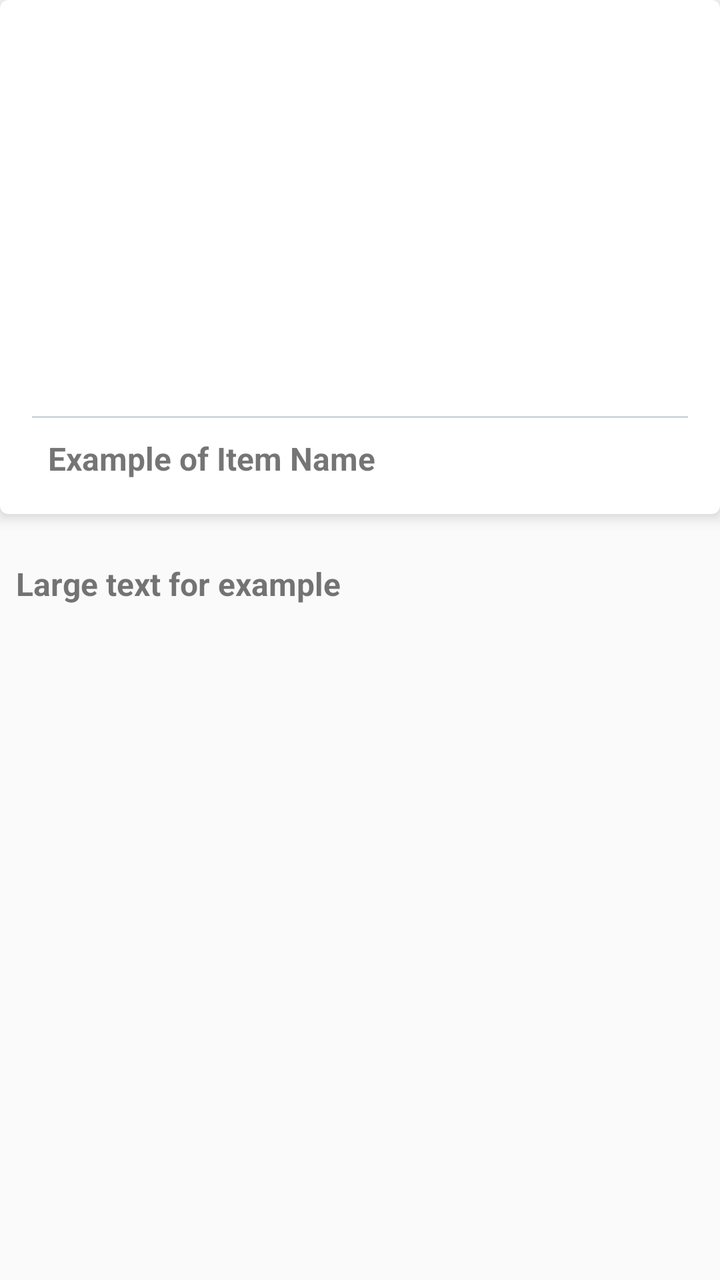
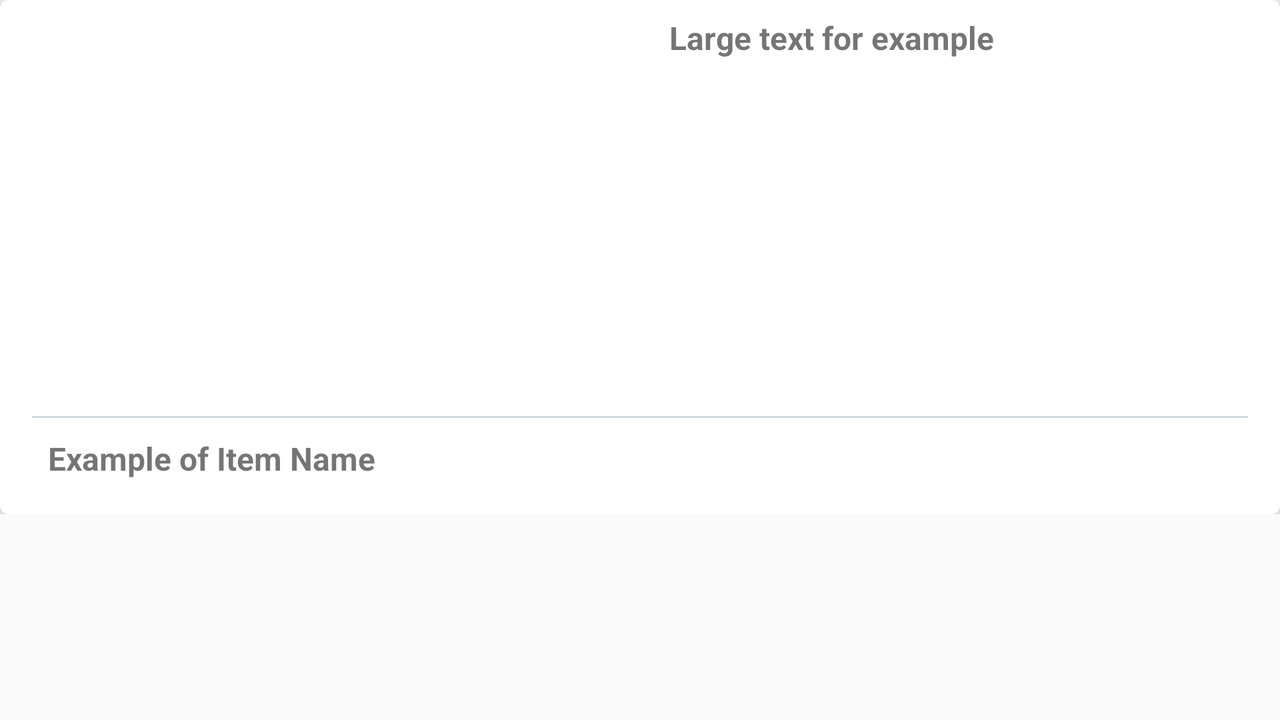

Compare how this app lays out the same screen by default and in its alternative resource folder. The renders come first, then the two layout files and the values they reference.
<!-- AndroidManifest.xml: application theme AppTheme -->
<!-- res/layout/frag_desc.xml -->
<?xml version="1.0" encoding="utf-8"?>
<android.support.constraint.ConstraintLayout xmlns:android="http://schemas.android.com/apk/res/android"
    xmlns:app="http://schemas.android.com/apk/res-auto"
    xmlns:tools="http://schemas.android.com/tools"
    android:layout_width="match_parent"
    android:layout_height="match_parent">

    <ScrollView
        android:layout_width="match_parent"
        android:layout_height="0dp">

        <LinearLayout
            android:layout_width="match_parent"
            android:layout_height="wrap_content"
            android:orientation="vertical">

            <android.support.v7.widget.CardView
                android:id="@+id/frag_desc_item_cv"
                android:layout_width="match_parent"
                android:layout_height="wrap_content"

                app:cardCornerRadius="@dimen/model_frag_list_rv_item_cv_corner_radius"
                app:cardElevation="@dimen/model_frag_list_rv_item_cv_elevation">

                <android.support.constraint.ConstraintLayout
                    android:layout_width="match_parent"
                    android:layout_height="match_parent">

                    <ImageView
                        android:id="@+id/frag_desc_item_img"
                        android:layout_width="match_parent"
                        android:layout_height="@dimen/model_frag_list_rv_item_imgv_height"
                        android:layout_marginTop="8dp"
                        android:clickable="true"
                        android:focusable="true"
                        android:foreground="?android:attr/selectableItemBackground"
                        android:contentDescription="@string/frag_list_rv_item_image_description"
                        app:layout_constraintTop_toTopOf="parent" />

                    <View
                        android:id="@+id/frag_desc_divider_view"
                        android:layout_width="match_parent"
                        android:layout_height="@dimen/model_frag_list_rv_item_divider_view_height"
                        android:layout_marginEnd="16dp"
                        android:layout_marginLeft="16dp"
                        android:layout_marginRight="16dp"
                        android:layout_marginStart="16dp"
                        android:layout_marginTop="8dp"
                        android:background="@color/model_frag_list_rv_item_divider_view_color"
                        app:layout_constraintEnd_toEndOf="parent"
                        app:layout_constraintStart_toStartOf="parent"
                        app:layout_constraintTop_toBottomOf="@+id/frag_desc_item_img" />

                    <TextView
                        android:id="@+id/frag_desc_item_item_name"
                        android:layout_width="wrap_content"
                        android:layout_height="wrap_content"
                        android:layout_marginBottom="8dp"
                        android:layout_marginLeft="16dp"
                        android:layout_marginStart="16dp"
                        android:paddingLeft="@dimen/model_frag_list_rv_item_tv_padding_left_right"
                        android:paddingRight="@dimen/model_frag_list_rv_item_tv_padding_left_right"
                        android:textSize="@dimen/font_size_medium"
                        android:textStyle="bold"
                        app:layout_constraintBottom_toBottomOf="@+id/frag_desc_item_img_btn_share"
                        app:layout_constraintStart_toStartOf="parent"
                        app:layout_constraintTop_toTopOf="@+id/frag_desc_item_img_btn_share"
                        tools:text="Example of Item Name" />

                    <ImageButton
                        android:id="@+id/frag_desc_item_img_btn_like"
                        android:layout_width="@dimen/model_frag_list_rv_item_btn_dimensions"
                        android:layout_height="@dimen/model_frag_list_rv_item_btn_dimensions"
                        android:layout_marginEnd="32dp"
                        android:layout_marginRight="32dp"
                        android:background="@android:color/transparent"
                        android:contentDescription="@string/frag_list_rv_item_image_btn_like_description"
                        app:layout_constraintBottom_toBottomOf="@+id/frag_desc_item_img_btn_share"
                        app:layout_constraintEnd_toStartOf="@+id/frag_desc_item_img_btn_share"
                        app:layout_constraintTop_toTopOf="@+id/frag_desc_item_img_btn_share" />

                    <ImageButton
                        android:id="@+id/frag_desc_item_img_btn_share"
                        android:layout_width="@dimen/model_frag_list_rv_item_btn_dimensions"
                        android:layout_height="@dimen/model_frag_list_rv_item_btn_dimensions"
                        android:layout_marginBottom="8dp"
                        android:layout_marginEnd="16dp"
                        android:layout_marginRight="16dp"
                        android:layout_marginTop="8dp"
                        android:background="@android:color/transparent"
                        android:contentDescription="@string/frag_list_rv_item_image_btn_share_description"
                        app:layout_constraintBottom_toBottomOf="parent"
                        app:layout_constraintEnd_toEndOf="parent"
                        app:layout_constraintTop_toBottomOf="@+id/frag_desc_divider_view"
                        app:srcCompat="@drawable/ic_img_share" />

                </android.support.constraint.ConstraintLayout>

            </android.support.v7.widget.CardView>

            <TextView
                android:id="@+id/frag_desc_tv_desc"
                android:layout_width="match_parent"
                android:layout_height="wrap_content"
                android:layout_marginEnd="8dp"
                android:layout_marginLeft="8dp"
                android:layout_marginRight="8dp"
                android:layout_marginStart="8dp"
                android:layout_marginTop="24dp"
                android:scrollbars="vertical"
                android:textSize="@dimen/font_size_medium"
                android:textStyle="bold"
                app:layout_constraintEnd_toEndOf="@+id/frag_desc_item_cv"
                app:layout_constraintStart_toStartOf="@+id/frag_desc_item_cv"
                app:layout_constraintTop_toBottomOf="@+id/frag_desc_item_cv"
                tools:text="Large text for example" />
        </LinearLayout>

    </ScrollView>

</android.support.constraint.ConstraintLayout>
<!-- resources referenced by this layout -->
<resources>
  <color name="model_frag_list_rv_item_divider_view_color">#cfd8dc</color>
  <dimen name="font_size_medium">16sp</dimen>
  <dimen name="model_frag_list_rv_item_btn_dimensions">32dp</dimen>
  <dimen name="model_frag_list_rv_item_cv_corner_radius">4dp</dimen>
  <dimen name="model_frag_list_rv_item_cv_elevation">4dp</dimen>
  <dimen name="model_frag_list_rv_item_divider_view_height">1dp</dimen>
  <dimen name="model_frag_list_rv_item_imgv_height">192dp</dimen>
  <dimen name="model_frag_list_rv_item_tv_padding_left_right">8dp</dimen>
  <string name="frag_list_rv_item_image_btn_like_description">Кнопка нравится</string>
  <string name="frag_list_rv_item_image_btn_share_description">Кнопка поделиться</string>
  <string name="frag_list_rv_item_image_description">Фото дерева или ветки с плодами</string>
  <style name="AppTheme" parent="Theme.AppCompat.Light.NoActionBar">
          <item name="windowActionBar">false</item>
          <item name="windowNoTitle">true</item>
          <item name="cardViewStyle">@style/CardViewStyle</item>
  
          <item name="colorPrimary">@color/colorPrimary</item>
          <item name="colorPrimaryDark">@color/colorPrimaryDark</item>
          <item name="colorAccent">@color/colorAccent</item>
      </style>
  <style name="CardViewStyle" parent="CardView">
          <item name="android:background">@color/model_frag_list_rv_item_cv_background_color</item>
      </style>
  <color name="colorPrimary">#3F51B5</color>
  <color name="colorPrimaryDark">#303F9F</color>
  <color name="colorAccent">#FF4081</color>
  <color name="model_frag_list_rv_item_cv_background_color">#ffffff</color>
</resources>
<!-- res/layout-land/frag_desc.xml (the repository's variant of the layout above) -->
<!-- drawn on the phone turned sideways -->
<?xml version="1.0" encoding="utf-8"?>
<android.support.constraint.ConstraintLayout xmlns:android="http://schemas.android.com/apk/res/android"
    xmlns:app="http://schemas.android.com/apk/res-auto"
    xmlns:tools="http://schemas.android.com/tools"
    android:layout_width="match_parent"
    android:layout_height="match_parent">

    <ScrollView
        android:layout_width="match_parent"
        android:layout_height="0dp">

        <LinearLayout
            android:layout_width="match_parent"
            android:layout_height="wrap_content"
            android:orientation="vertical">

            <android.support.v7.widget.CardView
                android:id="@+id/frag_desc_item_cv"
                android:layout_width="match_parent"
                android:layout_height="wrap_content"

                app:cardCornerRadius="@dimen/model_frag_list_rv_item_cv_corner_radius"
                app:cardElevation="@dimen/model_frag_list_rv_item_cv_elevation">

                <android.support.constraint.ConstraintLayout
                    android:layout_width="match_parent"
                    android:layout_height="match_parent">

                    <ImageView
                        android:id="@+id/frag_desc_item_img"
                        android:layout_width="284dp"
                        android:layout_height="@dimen/model_frag_list_rv_item_imgv_height"
                        android:layout_marginEnd="8dp"
                        android:layout_marginLeft="8dp"
                        android:layout_marginRight="8dp"
                        android:layout_marginStart="8dp"
                        android:layout_marginTop="8dp"
                        android:clickable="true"
                        android:focusable="true"
                        android:foreground="?android:attr/selectableItemBackground"
                        android:contentDescription="@string/frag_list_rv_item_image_description"
                        app:layout_constraintEnd_toStartOf="@+id/frag_desc_tv_desc"
                        app:layout_constraintHorizontal_bias="0.5"
                        app:layout_constraintStart_toStartOf="parent"
                        app:layout_constraintTop_toTopOf="parent" />

                    <TextView
                        android:id="@+id/frag_desc_tv_desc"
                        android:layout_width="284dp"
                        android:layout_height="wrap_content"
                        android:layout_marginEnd="8dp"
                        android:layout_marginLeft="8dp"
                        android:layout_marginRight="8dp"
                        android:layout_marginStart="8dp"
                        android:layout_marginTop="8dp"
                        android:scrollbars="vertical"
                        android:textSize="@dimen/font_size_medium"
                        android:textStyle="bold"
                        app:layout_constraintEnd_toEndOf="parent"
                        app:layout_constraintHorizontal_bias="0.5"
                        app:layout_constraintStart_toEndOf="@+id/frag_desc_item_img"
                        app:layout_constraintTop_toTopOf="parent"
                        tools:text="Large text for example" />

                    <View
                        android:id="@+id/frag_desc_divider_view"
                        android:layout_width="match_parent"
                        android:layout_height="@dimen/model_frag_list_rv_item_divider_view_height"
                        android:layout_marginEnd="16dp"
                        android:layout_marginLeft="16dp"
                        android:layout_marginRight="16dp"
                        android:layout_marginStart="16dp"
                        android:layout_marginTop="8dp"
                        android:background="@color/model_frag_list_rv_item_divider_view_color"
                        app:layout_constraintEnd_toEndOf="parent"
                        app:layout_constraintStart_toStartOf="parent"
                        app:layout_constraintTop_toBottomOf="@+id/frag_desc_item_img" />

                    <TextView
                        android:id="@+id/frag_desc_item_item_name"
                        android:layout_width="wrap_content"
                        android:layout_height="wrap_content"
                        android:layout_marginBottom="8dp"
                        android:layout_marginLeft="16dp"
                        android:layout_marginStart="16dp"
                        android:paddingLeft="@dimen/model_frag_list_rv_item_tv_padding_left_right"
                        android:paddingRight="@dimen/model_frag_list_rv_item_tv_padding_left_right"
                        android:textSize="@dimen/font_size_medium"
                        android:textStyle="bold"
                        app:layout_constraintBottom_toBottomOf="@+id/frag_desc_item_img_btn_share"
                        app:layout_constraintStart_toStartOf="parent"
                        app:layout_constraintTop_toTopOf="@+id/frag_desc_item_img_btn_share"
                        tools:text="Example of Item Name" />

                    <ImageButton
                        android:id="@+id/frag_desc_item_img_btn_like"
                        android:layout_width="@dimen/model_frag_list_rv_item_btn_dimensions"
                        android:layout_height="@dimen/model_frag_list_rv_item_btn_dimensions"
                        android:layout_marginEnd="32dp"
                        android:layout_marginRight="32dp"
                        android:background="@android:color/transparent"
                        android:contentDescription="@string/frag_list_rv_item_image_btn_like_description"
                        app:layout_constraintBottom_toBottomOf="@+id/frag_desc_item_img_btn_share"
                        app:layout_constraintEnd_toStartOf="@+id/frag_desc_item_img_btn_share"
                        app:layout_constraintTop_toTopOf="@+id/frag_desc_item_img_btn_share" />

                    <ImageButton
                        android:id="@+id/frag_desc_item_img_btn_share"
                        android:layout_width="@dimen/model_frag_list_rv_item_btn_dimensions"
                        android:layout_height="@dimen/model_frag_list_rv_item_btn_dimensions"
                        android:layout_marginBottom="8dp"
                        android:layout_marginEnd="16dp"
                        android:layout_marginRight="16dp"
                        android:layout_marginTop="8dp"
                        android:background="@android:color/transparent"
                        android:contentDescription="@string/frag_list_rv_item_image_btn_share_description"
                        android:clickable="true"
                        android:focusable="true"
                        app:layout_constraintBottom_toBottomOf="parent"
                        app:layout_constraintEnd_toEndOf="parent"
                        app:layout_constraintTop_toBottomOf="@+id/frag_desc_divider_view"
                        app:srcCompat="@drawable/ic_img_share" />

                </android.support.constraint.ConstraintLayout>

            </android.support.v7.widget.CardView>
        </LinearLayout>

    </ScrollView>

</android.support.constraint.ConstraintLayout>
